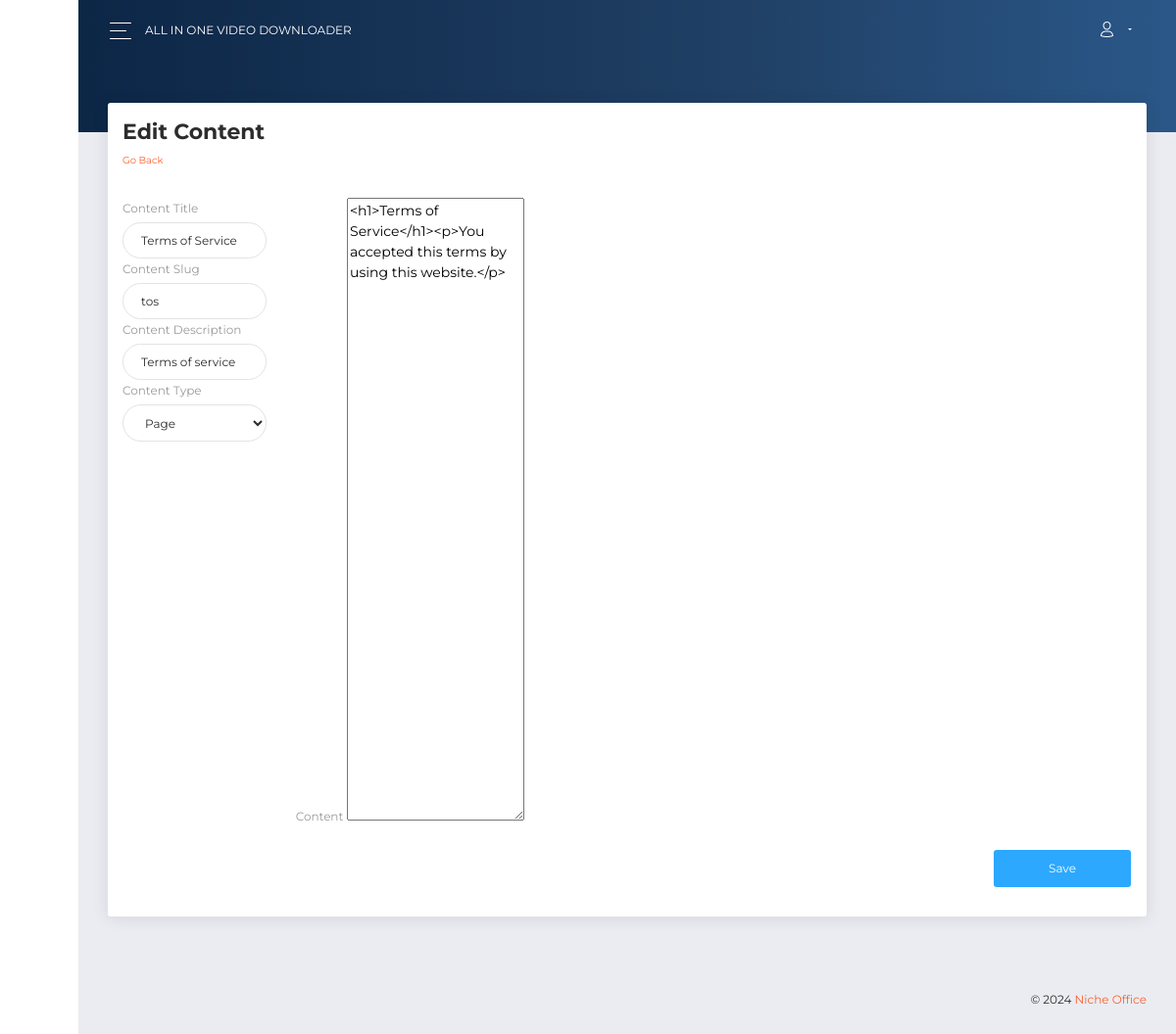
The app's page /admin/index.php?view=content-edit&id=2 (signed in) with its own data.
### tables this page shows
CREATE TABLE IF NOT EXISTS `contents` (
  `ID` bigint(20) NOT NULL AUTO_INCREMENT,
  `content_type` int(11) NOT NULL DEFAULT 0,
  `content_title` varchar(200) NOT NULL,
  `content_description` text DEFAULT NULL,
  `content_slug` varchar(255) NOT NULL,
  `content_text` longtext DEFAULT NULL,
  `content_opt` text DEFAULT NULL,
  PRIMARY KEY (`ID`)
);

### admin/classes/database.class.php (called while the page is built, shortened)
<?php
class database
{
    public static $db;
    public static function connect($dsn, $username, $password)
    {
        self::$db = new PDO($dsn, $username, $password);
        self::$db->setAttribute(PDO::ATTR_ERRMODE, PDO::ERRMODE_EXCEPTION);
        self::$db->setAttribute(PDO::ATTR_EMULATE_PREPARES, false);
    }
    public static function find_content($content_id)
    {
        $stmt = self::$db->prepare("SELECT * FROM contents WHERE ID=:id LIMIT 1");
        $stmt->bindParam(':id', $content_id, PDO::PARAM_INT);
        $stmt->execute();
        $row = $stmt->fetch(PDO::FETCH_ASSOC);
        if (!empty($row)) {
            return $row;
        } else {
            return false;
        }
    }
}

### admin/includes/content-edit.php (the view, shortened to what this page needs)
<?php if (isset($_SESSION["logged"]) === true) { ?>
    <div class="panel-header panel-header-sm"></div>
    <div class="content">
        <div class="row">
            <div class="col-md-12">
                <div class="card">
                    <div class="card-header">
                        <h5 class="title">Edit Content</h5>
                        <p class="category"><a href="?view=content">Go back</a></p>
                    </div>
                    <div class="card-body">
                        <?php
                        $page_id = filter_var($_GET["id"], FILTER_SANITIZE_NUMBER_INT);
                        $page = database::find_content($page_id);
                        ?>
                        <form method="post">
                            <div class="row">
                                <div class="form-group col-lg-2 col-md-2 col-sm-12">
                                    <label for="content_description">Content Title</label>
                                    <input class="form-control" type="text" name="content_title"
                                           id="content_title" value="<?php echo $page["content_title"]; ?>" required>
                                    <label for="content_slug">Content Slug</label>
                                    <input class="form-control" type="text" name="content_slug" id="content_slug"
                                           required
                                           value="<?php echo $page["content_slug"]; ?>">
                                    <label for="content_description">Content Description</label>
                                    <input class="form-control" type="text" name="content_description"
                                           id="content_description" value="<?php echo $page["content_description"]; ?>">
                                    <label for="content_description">Content Type</label>
                                    <select id="content_type" name="content_type" class="form-control">
                                        <option <?php if ($page["content_type"] == 0) echo "selected"; ?> value="0">
                                            Page
                                        </option>
                                    </select>
                                </div>
                                <div class="form-group col-lg-10 col-md-10 col-sm-12">
                                    <label for="content_text">Content</label>
                                    <textarea name="content_text"
                                              id="content_text"
                                              rows="30"><?php echo $page["content_text"]; ?></textarea>
                                </div>
                            </div>
                            <div class="form-group text-right">
                                <button type="submit" class="btn btn-info btn-fill btn-wd">Save</button>
                            </div>
                        </form>
                    </div>
                </div>
            </div>
        </div>
    </div>
<?php } else {
    http_response_code(403);
} ?>

### records on screen
contents: content_title "Terms of Service", content_slug "tos", content_description "Terms of service", content_type "Page", content_text "<h1>Terms of Service</h1><p>You accepted this terms by using this website.</p>"
